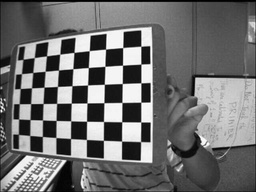
#> input picture HW9/Q2/Images/right04.jpg, 256 x 192 px, shrunk from 640 x 480 before the run
$ python app.py
#> lines starting #> are read from the running program, lines starting #| are printed output that depends on the picture
#!/usr/bin/env python3
import cv2 as cv
import numpy as np

if __name__ == '__main__':

    # read input image
    img_name = 'right04'
    img_bgr = cv.imread('./Images/' + img_name + '.jpg')
#> img_bgr is the input picture: shape (192, 256, 3); min 0, max 255, mean 112.6

    # convert colored image to gray scale image
    img_gray = cv.cvtColor(img_bgr, cv.COLOR_BGR2GRAY)

    # convert gray scale image to numpy float32 array
    img_gray = np.float32(img_gray)

    # calculate vertical and horizontal derivation of image
    # using sobel filter with 3x3 kernel
    Ix, Iy = cv.Sobel(img_gray, cv.CV_32F, 1, 0, ksize=3),\
             cv.Sobel(img_gray, cv.CV_32F, 0, 1, ksize=3)
    cv.imwrite('./Outputs/Ix-' + img_name + '.jpg', Ix)
    cv.imwrite('./Outputs/Iy-' + img_name + '.jpg', Iy)

    # calculate the square of derivations
    Ix_square, Iy_square, Ix_dot_Iy = Ix ** 2, Iy ** 2, Ix * Iy
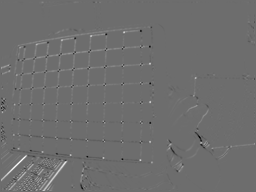
#> Ix_dot_Iy: shape (192, 256) float32; min -303276, max 403209, mean 2434.4; drawn with min black and max white
    cv.imwrite('./Outputs/Ix_square-' + img_name + '.jpg', Ix_square)
    cv.imwrite('./Outputs/Iy_square-' + img_name + '.jpg', Iy_square)
    cv.imwrite('./Outputs/Ix_dot_Iy-' + img_name + '.jpg', Ix_dot_Iy)

    # apply 3x3 gaussian blur on derivation's squares
    g_Ix_square, g_Iy_square, g_Ix_dot_Iy = cv.GaussianBlur(Ix_square, (3, 3), 0),\
                                            cv.GaussianBlur(Iy_square, (3, 3), 0),\
                                            cv.GaussianBlur(Ix_dot_Iy, (3, 3), 0)
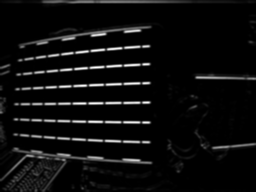
#> g_Iy_square: shape (192, 256) float32; min 0, max 550919.2, mean 29734.7; drawn with min black and max white
    cv.imwrite('./Outputs/g_Ix_square-' + img_name + '.jpg', g_Ix_square)
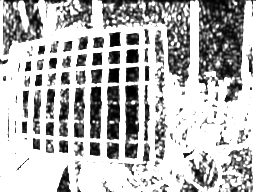
#> saved as g_Ix_square-right04.jpg: shape (192, 256); min 0, max 255, mean 184.4
    cv.imwrite('./Outputs/g_Iy_square-' + img_name + '.jpg', g_Iy_square)
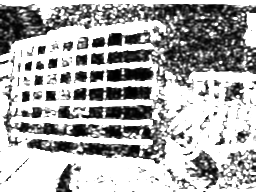
#> saved as g_Iy_square-right04.jpg: shape (192, 256); min 0, max 255, mean 173.5
    cv.imwrite('./Outputs/g_Ix_dot_Iy-' + img_name + '.jpg', g_Ix_dot_Iy)
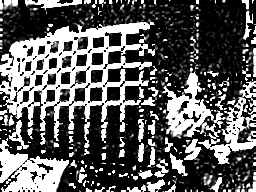
#> saved as g_Ix_dot_Iy-right04.jpg: shape (192, 256); min 0, max 255, mean 92.4

    # initializing parameters of below formula
    # R = det(M) - k(trace(M)) ** 2
    k = 0.04
    R = np.zeros(img_gray.shape, dtype=float)

    # calculate R by loop iteration
    for i in range(len(img_gray)):
        for j in range(len(img_gray[i])):
            M = np.array(
                [
                    [g_Ix_square[i][j], g_Iy_square[i][j]],
                    [g_Ix_dot_Iy[i][j], g_Iy_square[i][j]]
                ]
            )
            R[i][j] = np.linalg.det(M) - k * np.trace(M) ** 2
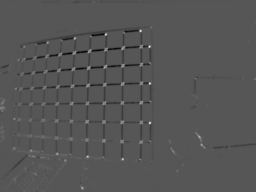
#> R: shape (192, 256) float64; min -3.76e+10, max 7.39e+10, mean -304631686.9; drawn with min black and max white

    # threshold value of R to detect corners and draw it on input image
    for i in range(len(img_gray)):
        for j in range(len(img_gray[i])):
            if R[i][j] > 0.01 * R.max():
                img_bgr[i][j] = [0, 0, 255]
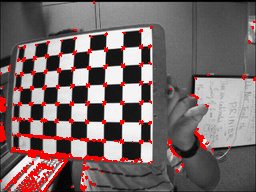
#> img_bgr: shape (192, 256, 3); mean B, G, R 104.6, 104.6, 120.3

    cv.imshow('output', img_bgr)
    cv.imwrite('./Outputs/OUTPUT-' + img_name + '.jpg', img_bgr)
    cv.waitKey(0)

$ run again, with HW9/Q2/Images/left04.jpg copied over HW9/Q2/Images/right04.jpg
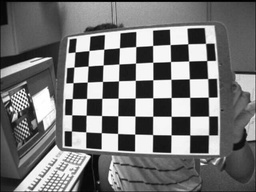
#> input picture HW9/Q2/Images/left04.jpg, 256 x 192 px, shrunk from 640 x 480 before the run
#> img_bgr is the input picture: shape (192, 256, 3); min 0, max 255, mean 117.8
#> after the loop `for i in range(len(img_gray)):`:
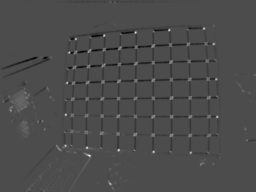
#> R: shape (192, 256) float64; min -3.71e+10, max 8.66e+10, mean -314384643.9; drawn with min black and max white
#> after the loop `for i in range(len(img_gray)):`:
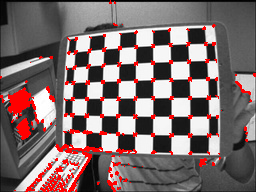
#> img_bgr: shape (192, 256, 3); mean B, G, R 108, 108, 125.5
